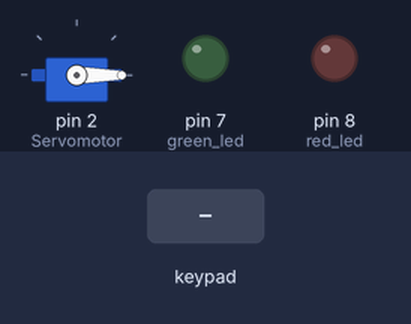
Bench run of a sketch on a simulated Arduino Uno, built with avr-gcc and run on an emulated ATmega328P. Parts: servo, output pins drawn as LEDs (lit = HIGH). The inputs (shaded band) are chosen by the test bench. What the sketch prints to the serial monitor is not drawn.

Above: at 1.2 s.
1.3 s: keypad keys 4 A 2 3 pressed 0.4 s apart
At 3.4 s:
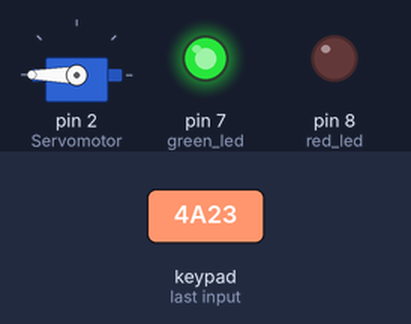
4.4 s: key 'B' pressed
5.9 s: key 'C' pressed
7.4 s: keypad keys 4 A 2 3 # pressed 0.4 s apart
10.9 s: key '*' pressed
12.4 s: keypad keys 4 A 2 3 D pressed 0.4 s apart
Timing chart, 0 to 15.4 s (numbered marks = the images above; inputs shaded):
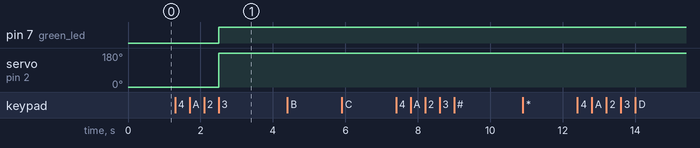

The sketch:

_password_set_door_lock1.ino
```cpp
// C++ code
//
#include<Servo.h>
#include <Keypad.h>

const byte numRows= 4; //number of rows on the keypad
const byte numCols= 4; //number of columns on the keypad

char keymap[numRows][numCols]=
{
{'1', '2', '3', 'A'},
{'4', '5', '6', 'B'},
{'7', '8', '9', 'C'},
{'*', '0', '#', 'D'}
};


byte rowPins[numRows] = {13,12,11,10}; //Rows 0 to 3
byte colPins[numCols]= {6,5,4,3};

String password ="4A23";
String enterpassword="";

Keypad myKeypad= Keypad(makeKeymap(keymap), rowPins, colPins, numRows, numCols);

Servo Servomotor;

void setup()
{
  Serial.begin(9600);
  Serial.println("enter the password");

  pinMode(7, OUTPUT);//green led
  pinMode(8,OUTPUT);//red led

  Servomotor.attach(2);//servo
  Servomotor.write(0);
}

void loop()
{
  char keypressed = myKeypad.getKey();
  if (keypressed != NO_KEY )
  {
    enterpassword += keypressed;
    Serial.print(keypressed);

    if(enterpassword.length() == password.length())
    {
      if (enterpassword == password)
      {
        Serial.println(" Correct Password!");
        digitalWrite(7, HIGH);
        digitalWrite(8,LOW);
        Servomotor.write(180);
        delay(100);
      }
      else
      {
        Serial.println(" Wrong Password!");
        digitalWrite(8, HIGH);
        Servomotor.write(0);
        delay(100);
        enterpassword = "";
        delay(500);
        Serial.println("Enter the password:");
      }
    }
  }
}
```

Measured:
- after the input at 1.3 s, pin 7 (green_led): LOW → HIGH after 1.2 s; servo on pin 2 (Servomotor): 0° → 180° after 1.2 s
- after the input at 4.4 s, every drawn part: stays the same
- after the input at 5.9 s, every drawn part: stays the same
- after the input at 7.4 s, every drawn part: stays the same
- after the input at 10.9 s, every drawn part: stays the same
- after the input at 12.4 s, every drawn part: stays the same
